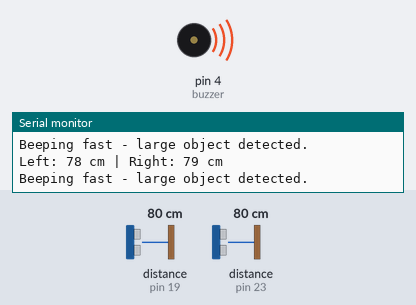
Recording of a sketch running on a simulated Arduino Mega 2560, built with avr-gcc and run on an emulated ATmega2560. Parts: buzzer (waves = sounding, pin HIGH), the last lines printed to the serial monitor. Wiring (inferred from the names in the program): 2 × ultrasonic range finder: trigger pin 21, echo pin 19 / trigger pin 22, echo pin 23. The test bench sets the inputs (shaded band); at power-on: distance to the obstacle (sensors on pin 19, pin 23) 80 cm. The echo pulse lasts 58.3 µs per cm; pins used as bus, display or sensor lines are not drawn.

Above: at 1.12 s.
1.3 s: distance to the obstacle (sensor on pin 19) set to 2 cm
At 2.3 s:
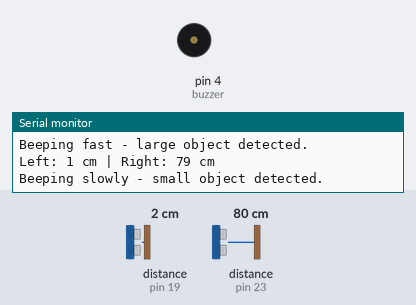
4.3 s: distance to the obstacle (sensor on pin 23) set to 2 cm
At 4.76 s:
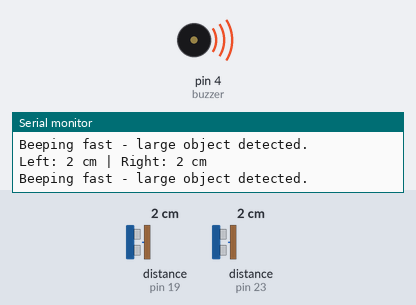
7.3 s: distance to the obstacle (sensor on pin 19) set to 18 cm
At 8.45 s:
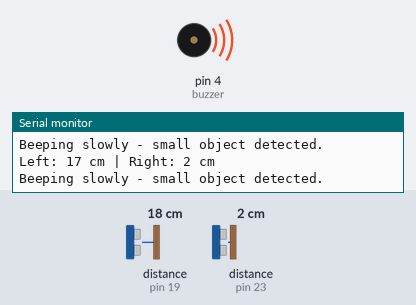
Timing chart, 0 to 16.3 s (numbered marks = the images above; inputs shaded):
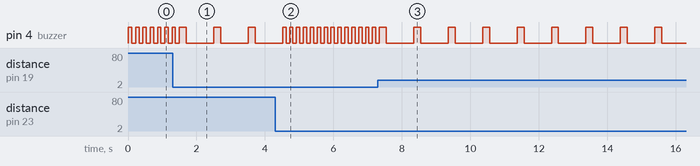

Measured:
- after the input at 4.3 s, pin 4 (buzzer): alternates HIGH for 0.10 s and LOW for 0.10 s, starting after 0.32 s
- after the input at 7.3 s, pin 4 (buzzer): alternates HIGH for 0.20 s and LOW for 0.81 s, starting after 0.25 s
- by itself, pin 4 (buzzer): repeats every 1.0 s: HIGH 0.20 s, LOW 0.81 s

The sketch:

ultrasonic.ino
```cpp
// Ultrasonic sensor pins
const int trigA = 21, echoA = 19; // Left sensor
const int trigB = 22, echoB = 23; // Right sensor

// Buzzer pin
const int buzzer = 4;

// Detection settings
const int detectionThreshold = 100;      // cm
const int similarityThreshold = 10;      // cm difference for same object

void setup() {
  Serial.begin(9600);
  pinMode(trigA, OUTPUT); pinMode(echoA, INPUT);
  pinMode(trigB, OUTPUT); pinMode(echoB, INPUT);
  pinMode(buzzer, OUTPUT);
}

long getDistance(int trigPin, int echoPin) {
  digitalWrite(trigPin, LOW); delayMicroseconds(2);
  digitalWrite(trigPin, HIGH); delayMicroseconds(10);
  digitalWrite(trigPin, LOW);
  long duration = pulseIn(echoPin, HIGH);
  return duration * 0.034 / 2;
}

void beepSlow() {
  Serial.println("Beeping slowly - small object detected.");
  digitalWrite(buzzer, HIGH);
  delay(200);
  digitalWrite(buzzer, LOW);
  delay(800);
}

void beepFast() {
  Serial.println("Beeping fast - large object detected.");
  digitalWrite(buzzer, HIGH);
  delay(100);
  digitalWrite(buzzer, LOW);
  delay(100);
}

void loop() {
  long dA = getDistance(trigA, echoA);
  long dB = getDistance(trigB, echoB);

  Serial.print("Left: "); Serial.print(dA); Serial.print(" cm | ");
  Serial.print("Right: "); Serial.print(dB); Serial.println(" cm");

  bool leftDetected = dA < detectionThreshold;
  bool rightDetected = dB < detectionThreshold;
  bool bothSimilar = abs(dA - dB) < similarityThreshold;

  if (leftDetected && rightDetected && bothSimilar) {
    beepFast(); // Large object detected
  } else if (leftDetected || rightDetected) {
    beepSlow(); // Small object detected
  } else {
    digitalWrite(buzzer, LOW); // No object
    Serial.println("No object detected - buzzer off.");
    delay(200);
  }
}
```
